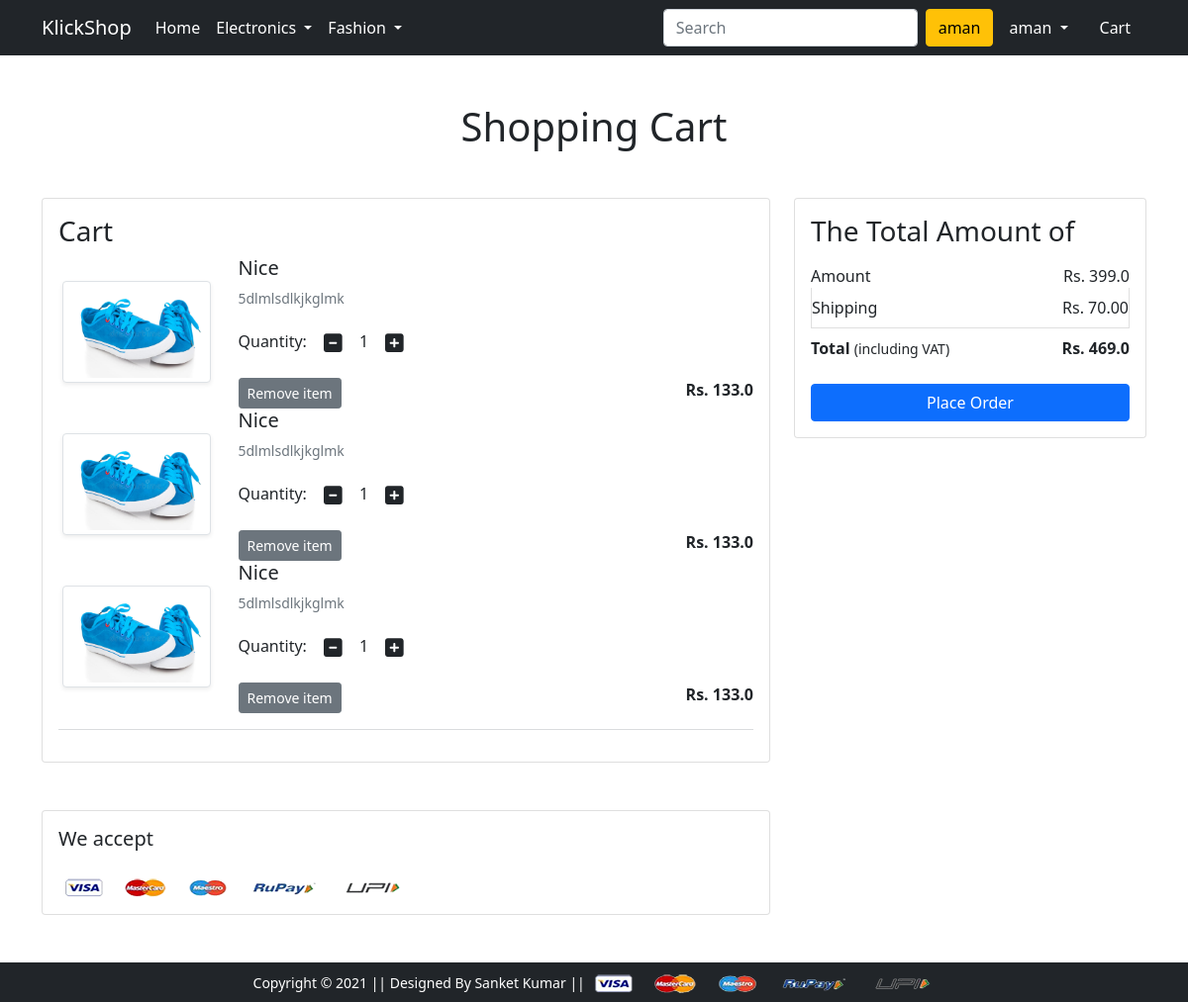
The app's page /cart/ (signed in) with its own data.
### shop/models.py (models this page shows, shortened)
class Cart(models.Model):
    user = models.ForeignKey(User,on_delete=models.CASCADE)
    product = models.ForeignKey(Product,on_delete=models.CASCADE)
    quantity = models.PositiveIntegerField(default=1)

class Product(models.Model):
    title = models.CharField(max_length=70)
    selling_price = models.FloatField()
    dicounted_price = models.FloatField()
    description = models.TextField()
    brand = models.CharField(max_length=200)
    category = models.CharField(choices=CATEGORY_CHOICES, max_length=5)
    product_image = models.ImageField(upload_to='product/imgage')

### shop/views.py (the view)
# urls.py: path('cart/', views.show_cart, name='showcart'),
@login_required
def show_cart(request):
    if request.user.is_authenticated:
        user = request.user
        cart = Cart.objects.filter(user=user)
        amount = 0.0
        shipping_amount = 70.0
        totalamount = 0.0
        cart_product = [p for p in Cart.objects.all() if p.user==user]
        if cart_product:
            for p in cart_product:
                tempamount = (p.quantity * p.product.dicounted_price)
                amount += tempamount
                totalamount = amount + shipping_amount
            return render(request, 'shop/addtocart.html',{'carts':cart,'totalamount':totalamount,'amount':amount})
        else:
            return render(request,'shop/emptycart.html')

### shop/templates/shop/addtocart.html (shortened to what this page needs)
{% extends 'shop/base.html' %}
{% load static %}
{% block main-content %}
<div class="container my-5">
 <div class="row">
  <h1 class="text-center mb-5">Shopping Cart</h1>
  <div class="col-sm-8">
  <div class="card">
   <div class="card-body">
    <h3>Cart</h3>
{% for cart in carts %}
    <div class="row">
     <div class="col-sm-3 text-center align-self-center"><img src="{{cart.product.product_image.url}}" alt="" srcset="" class="img-fluid img-thumbnail shadow-sm" height="150" width="150"> </div>
     <div class="col-sm-9">
      <div>
       <h5>{{cart.product.title}}</h5>
       <p class="mb-2 text-muted small">{{cart.product.description}}</p>
       <div class="my-3">
        <label for="quantity">Quantity:</label>
        <a class="minus-cart btn" pid="{{cart.product.id}}"><i class="fas fa-minus-square fa-lg"></i></a>
          <span id="quantity">{{cart.quantity}}</span>
        <a class="plus-cart btn" pid="{{cart.product.id}}"><i class="fas fa-plus-square fa-lg"></i></a>
       </div>
       <div class="d-flex justify-content-between">
        <a href="#" class="btn btn-sm btn-secondary mr-3 remove-cart" pid="{{cart.product.id}}">Remove item </a>
        <p class="mb-0"><span><strong>Rs. {{cart.product.dicounted_price}}</strong></span></p>
       </div>
      </div>
     </div>
    </div>
{% endfor %}
    <hr class="text-muted">
   </div>
   </div>
  </div>
  <div class="col-sm-4">
   <div class="card">
    <div class="card-body">
      <h3>The Total Amount of</h3>
      <ul class="list-group">
       <li class="list-group-item d-flex justify-content-between align-items-center border-0 px-0 pb-0">Amount<span>Rs. <span id="amount">{{amount}}</span></span></li>
       <li class="list-group-item d-flex justify-content-between align-items-center px-0">Shipping<span>Rs. 70.00</span></li>
       <li class="list-group-item d-flex justify-content-between align-items-center border-0 px-0 mb-3">
        <div>
           <strong>Total</strong> <small>(including VAT)</small>
         </div>
         <span><strong>Rs. <span id="totalamount">{{totalamount}}</span></strong></span>
       </li>
      </ul>
      <div class="d-grid"><a href="{% url 'checkout' %}" class="btn btn-primary">Place Order</a></div>
    </div>
   </div>
  </div>
 </div>
</div>
<div class="container">
 <div class="row">
  <div class="col-sm-8">
   <div class="card">
    <div class="card-body">
      <h5 class="mb-4">We accept</h5>
      <img src="{% static 'app/images/payment.png' %}" alt="" class="img-fluid">
    </div>
  </div>
  </div>
 </div>
</div>
{% endblock main-content %}

### shop/templates/shop/base.html (shortened to what this page needs)
<!doctype html>
{% load static %}
<html lang="en">
  <head>
    <link href="https://cdn.jsdelivr.net/npm/bootstrap@5.0.0-beta1/dist/css/bootstrap.min.css" rel="stylesheet">
    <link rel="stylesheet" href="{% static 'shop/css/owl.carousel.min.css' %}">
    <link rel="stylesheet" href="{% static 'shop/css/all.min.css' %}">
    <link rel="stylesheet" href="{% static 'shop/css/style.css' %}">
  </head>
  <body>
    <nav class="navbar navbar-expand-lg navbar-dark bg-dark">
     <div class="container">
       <a class="navbar-brand" href="/">KlickShop</a>
       <div class="collapse navbar-collapse" id="navbarSupportedContent">
         <ul class="navbar-nav me-auto mb-2 mb-lg-0">
           <li class="nav-item">
             <a class="nav-link active" aria-current="page" href="/">Home</a>
           </li>
           <li class="nav-item dropdown">
             <a class="nav-link dropdown-toggle text-white" href="#" id="electronicsDropdown" role="button" data-bs-toggle="dropdown" aria-expanded="false">
               Electronics
             </a>
           </li>
           <li class="nav-item dropdown">
             <a class="nav-link dropdown-toggle text-white" href="#" id="fashionDropdown" role="button" data-bs-toggle="dropdown" aria-expanded="false">
               Fashion
             </a>
           </li>
         </ul>
         <form class="d-flex">
           <input class="form-control me-2" type="search" placeholder="Search" aria-label="Search">
           {% if request.user.is_authenticated %}
		   <button class="btn btn-warning" type="submit">{{request.user}}</button>
		   {% endif %}
         </form>
         <div>
          <ul class="navbar-nav me-auto mb-2 mb-lg-0">
		  {% if request.user.is_authenticated %}
           <li class="nav-item dropdown mx-2">
              <a class="nav-link dropdown-toggle text-white" href="#" id="profileDropdown" role="button" data-bs-toggle="dropdown" aria-expanded="false">
                {{request.user}}
              </a>
            </li>
            <li class="nav-item mx-2">
             <a href="{% url 'showcart' %}" class="nav-link text-white"> Cart </a>
            </li>
			{% endif %}
          </ul>
         </div>
       </div>
     </div>
    </nav>
    {% block main-content %} {% endblock main-content %}
    <footer class="container-fluid bg-dark text-center p-2 mt-5">
        <small class="text-white">Copyright &copy; 2021 || Designed By Sanket Kumar || </small>
        <img src="{% static 'shop/images/payment.png' %}" alt="" srcset="" class="img-fluid" height="2px">
    </footer>
  </body>
</html>

### records on screen
Cart: product.product_image (picture), product "Nice", product.description "5dlmlsdlkjkglmk", quantity "1", product.dicounted_price "133.0"
Cart: product.product_image (picture), product "Nice", product.description "5dlmlsdlkjkglmk", quantity "1", product.dicounted_price "133.0"
Cart: product.product_image (picture), product "Nice", product.description "5dlmlsdlkjkglmk", quantity "1", product.dicounted_price "133.0"

### other values on screen
{{ request.user }} "aman"
{{ amount }} "399.0"
{{ totalamount }} "469.0"
